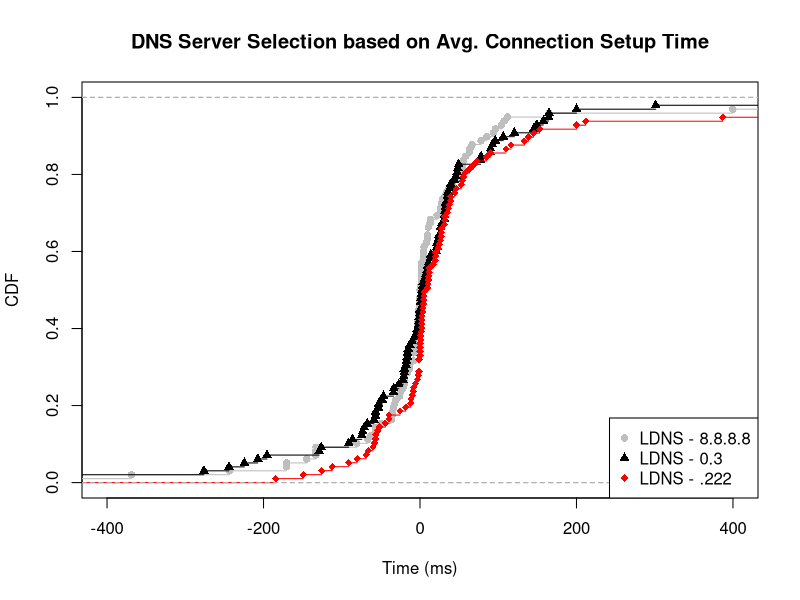

The R source for this figure:
ldns_google <- c(-2.5, 399.775462962963, -66.631746031746, 10.8333333333333, 2.49074074074074, 8, 78.1666666666667, -170.833333333333, 50.6083743842365, -30.7291666666667, 164.833333333333, 26.3333333333333, -133.3, 58, -2.8, -0.166666666666666, 34.3333333333333, 41.2222222222222, 111.833333333333, 27.5, 32.2, -56.7777777777778, -19.8333333333333, -19.65, -20.3888888888889, 0.444444444444446, 12.8333333333333, 21.9444444444444, 9.5, 62.9583333333333, -25, -35.6666666666667, -170.333333333333, 54.3333333333333, -144.833333333333, -8.33333333333333, -49.5555555555556, -2.78235294117647, -1.66666666666667, 96.3333333333333, -57, -36.8194444444444, 13.6666666666667, 4.25, -13.1666666666667, 2, -1.66666666666666, 2.16666666666666, -368.796296296296, 52.75, -0.866666666666667, -3.5, 10.8333333333333, -132.75, 680, 1085.41176470588, 518.166666666667, -133.333333333333, 85.5555555555556, -587.555555555556, 26.8888888888889, 55.6666666666667, 66.6666666666667, -1.69999999999999, -13.6965811965812, 5.22222222222222, 0, 4.41666666666667, 44.3333333333333, 28.8333333333333, -8.34126984126984, -25.8333333333333, 9.51904761904762, -7.31944444444445, -35, 0, 63.8333333333333, -0.830917874396135, -80.8531468531469, -3.75, 1.94444444444444, 1.66666666666666, -243.212121212121, -32.7152777777778, 104.166666666667, -8.33333333333333, 54, 37.3333333333333, 1.83333333333334, -34.1666666666667, -21.9166666666667, -6, -2.96666666666667, -15.75, 4.64393939393939, 93.7159090909091, 107.5, -62.7222222222222)

ldns_03 <- c(1, 442.685185185185, -195.57619047619, 24.3333333333333, 2.50740740740741, -86.1666666666667, 39, 78.1666666666667, -71.4166666666667, -73.2844827586207, 31.3666666666667, 164.833333333333, 26.3333333333333, -276.2, -244.166666666667, 35.3, 9, 47.5, -126.194444444444, -67.5, 6.33333333333333, 32.2, -74.3333333333333, -46.6666666666667, 1.85, -56.8888888888889, -27.1111111111111, 12.8333333333333, 49.3888888888889, 9.5, -21.4861111111111, -53, 164.5, -16, 145.333333333333, -207.333333333333, -56.8055555555556, -5.36428571428571, 21.8333333333333, 96.3333333333333, -505.166666666667, -19.875, 157.666666666667, 4, -20, -10, 92.6666666666667, 1.5, 23.7777777777778, 32.0833333333333, -2.2, 200, -17.8333333333333, 7.5, 10.9166666666666, 301.229946524064, 2041.5, -52.9166666666667, 89.5555555555556, 44.2500000000001, -48.0873015873016, 35.3333333333333, -128.833333333333, 106.4, -20.7076923076923, -1.44444444444445, 31.3333333333333, 3.41666666666667, -91.1666666666667, -1.66666666666667, -13.1493506493506, 31.5, -16.1753968253968, 21.7638888888889, -224.5, 1, 28.1666666666667, -0.219806763285024, -17.2254901960784, -3.75, -0.472222222222221, 35.6666666666667, 149.333333333333, 48.3958333333333, 45.8333333333333, -500.166666666667, -33.8333333333333, -33.5, 39.3333333333333, 90.1666666666667, 20.3333333333333, 26.3333333333333, -4.875, -15, -58.9393939393939, 120.625, 77.5, 13.8055555555555)

ldns_222 <- c(-51.6666666666667, 891.12962962963, -125.687301587302, 10.3333333333333, 2.46296296296297, -8, -80.25, -44.4166666666667, -11.6666666666667, 52.9655172413793, 4.90833333333333, -0.166666666666657, -1, 133.3, 58, 35.3, -1, 39.1666666666667, 68.5555555555556, 688.5, 27.5, -58.1333333333333, -57, -5.83333333333334, 4.35, 386.777777777778, 23.2777777777778, 2.33333333333333, 24.5555555555556, 0, 31.9583333333333, -25.5, -1.41666666666666, 145.333333333333, -68.6666666666667, -112.166666666667, 2.43333333333334, -39.5, -8.5, -56.5, 27.4583333333333, -3.16666666666669, 4.83333333333333, 90.3333333333333, 3.83333333333333, 5.33333333333334, 72.8333333333333, -91.2777777777778, 36.25, -18.2, 200, 10.8333333333333, 110, 631.333333333333, 603.495098039216, 2041.5, 138.666666666667, 85.2222222222222, 152.916666666667, 1.82222222222222, 116.5, 16.9166666666667, 0.900000000000006, -11.5410256410256, -1, 31.3333333333333, 3.80952380952381, 44.3333333333333, 55.6666666666667, -2.28571428571428, 31.5, 2.55413533834586, 11.8305555555556, -39.4666666666667, 1, 20, -0.111111111111111, 27.1703431372549, 19.75, -0.138888888888893, -184.333333333333, -149.333333333333, -66.2875, -60.1666666666667, 46.3333333333333, 54, 37.3333333333333, 39.3333333333333, -54, 20.3333333333333, 26.3333333333333, -9.76388888888889, 11.1111111111111, 12.0606060606061, 63.375, 9.66666666666667, 212.055555555556)

ldns_google_val = ecdf(ldns_google)
ldns_03_val = ecdf(ldns_03)
ldns_222_val = ecdf(ldns_222)

plot(ldns_google_val, lty=1, col="grey", pch = 16, xlab="Time (ms)", ylab="CDF", main="DNS Server Selection based on Avg. Connection Setup Time", xlim=c(-400, 400))
lines(ldns_03_val, pch = 17, col = "black")
lines(ldns_222_val, pch = 18, col = "red")

legend("bottomright",  pch = c(16, 17, 18), legend=c("LDNS - 8.8.8.8", "LDNS - 0.3", "LDNS - .222"), col=c("grey", "black", "red"))
